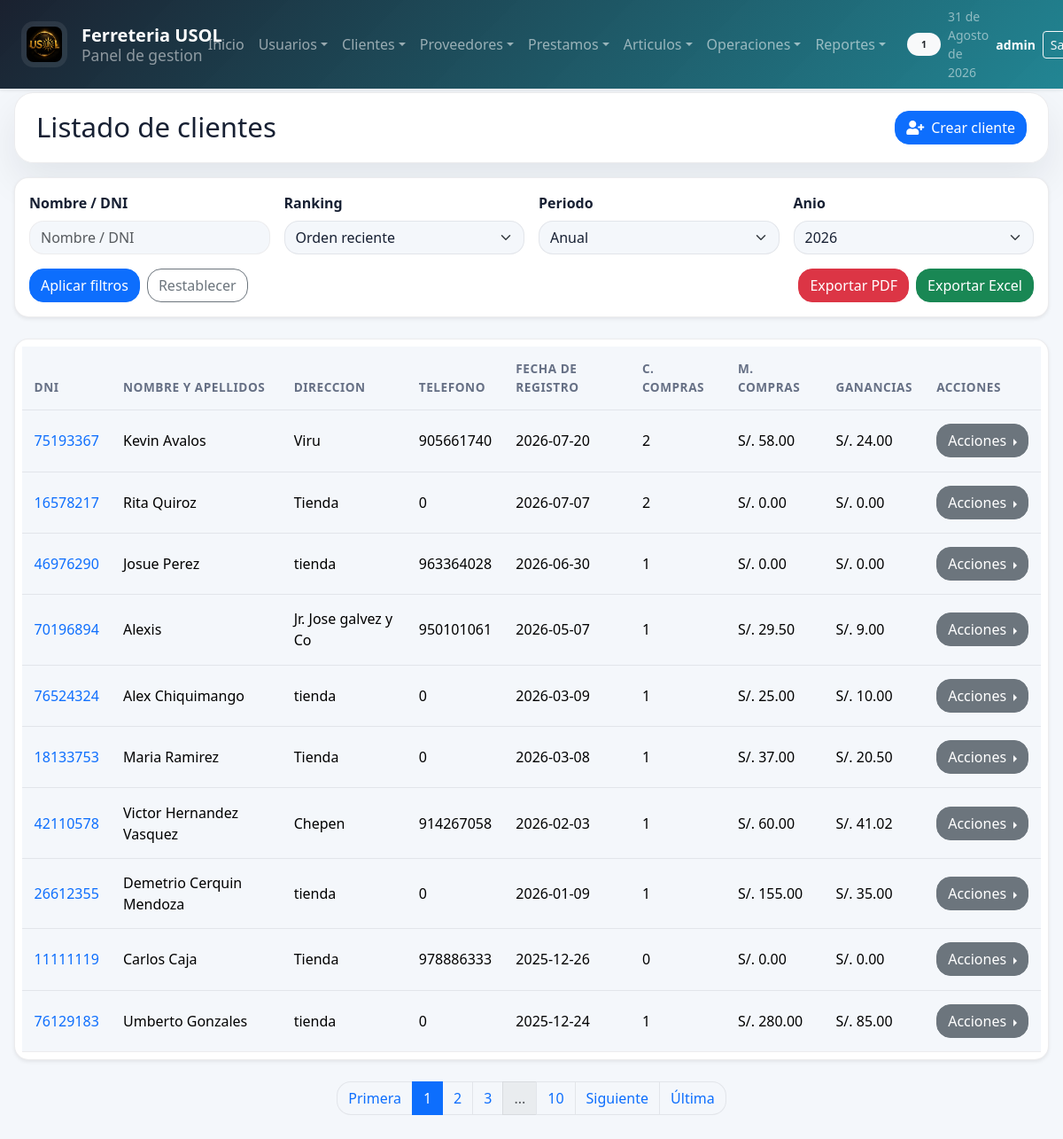
The page /sistema/clientes/lista_clientes.php (signed in) on the database its author committed.
### tables this page shows
CREATE TABLE `clientes` (
  `Id_Cliente` int(11) NOT NULL AUTO_INCREMENT,
  `Nombre` varchar(50) NOT NULL,
  `Dni` int(8) DEFAULT NULL,
  `Telefono` int(9) DEFAULT NULL,
  `direccion` varchar(50) DEFAULT NULL,
  `Fecha_Registro` date NOT NULL,
  `cantidadCompras` int(11) DEFAULT NULL,
  `montoCompras` double DEFAULT NULL,
  `gananciaGenerada` double DEFAULT NULL,
  PRIMARY KEY (`Id_Cliente`)
);

### sistema/includes/analytics.php (called while the page is built, shortened)
<?php
function analyticsGetDateFilters($source = null)
{
    $source = is_array($source) ? $source : $_GET;
    $currentYear = (int)date('Y');
    $currentMonth = date('Y-m');
    $period = isset($source['period']) ? strtolower(trim((string)$source['period'])) : 'year';
    $selectedYear = isset($source['year']) ? (int)$source['year'] : $currentYear;
    $selectedMonth = isset($source['month']) ? trim((string)$source['month']) : $currentMonth;
    $inputStart = isset($source['start_date']) ? trim((string)$source['start_date']) : '';
    $inputEnd = isset($source['end_date']) ? trim((string)$source['end_date']) : '';
    if ($period === 'month') {
        $monthDate = DateTime::createFromFormat('Y-m', $selectedMonth);
        if (!$monthDate) {
            $monthDate = DateTime::createFromFormat('Y-m', $currentMonth);
        }
        $startDate = $monthDate->format('Y-m-01');
        $endDate = $monthDate->format('Y-m-t');
        $label = strftime('%B %Y', strtotime($startDate));
    } else {
        $period = 'year';
        $startDate = sprintf('%04d-01-01', $selectedYear);
        $endDate = sprintf('%04d-12-31', $selectedYear);
        $label = 'Anio ' . $selectedYear;
    }
    $topLimit = isset($source['top_limit']) ? (int)$source['top_limit'] : 10;
    $topMetric = isset($source['top_metric']) ? trim((string)$source['top_metric']) : 'monto';
    return [
        'period' => $period,
        'year' => $selectedYear,
        'month' => $selectedMonth,
        'start_date' => $startDate,
        'end_date' => $endDate,
        'label' => ucfirst($label),
        'top_limit' => $topLimit,
        'top_metric' => $topMetric,
    ];
}
function analyticsGetYearOptions($pastYears = 5)
{
    $currentYear = (int)date('Y');
    $years = [];
    for ($year = $currentYear; $year >= ($currentYear - $pastYears); $year--) {
        $years[] = $year;
    }
    return $years;
}
function analyticsGetClientExclusionClause($alias = 'c')
{
    return "COALESCE({$alias}.Dni, 0) <> 11111111 AND TRIM(LOWER(COALESCE({$alias}.Nombre, ''))) <> 'Cliente General'";
}
function analyticsGetNonCanceledSalesClause($alias = 'v')
{
    return "LOWER(COALESCE({$alias}.Estado, '')) <> 'anulado'";
}
function analyticsBindParams($stmt, $types, array &$params)
{
    $references = [];
    $references[] = &$types;
    foreach ($params as $index => $value) {
        $references[] = &$params[$index];
    }
    call_user_func_array([$stmt, 'bind_param'], $references);
}
function analyticsFetchAll($conexionDB, $sql, $types = '', $params = [])
{
    $stmt = $conexionDB->prepare($sql);
    analyticsBindParams($stmt, $types, $params);
    if (!$stmt->execute()) {
        return [];
    }
    $result = $stmt->get_result();
    return $result ? $result->fetch_all(MYSQLI_ASSOC) : [];
}
function analyticsFetchOne($conexionDB, $sql, $types = '', $params = [])
{
    $rows = analyticsFetchAll($conexionDB, $sql, $types, $params);
    return $rows ? $rows[0] : null;
}
function analyticsGetClientsListData($conexionDB, $filters, $search = '', $sort = '', $page = 1, $resultsPerPage = 10)
{
    $page = max(1, (int)$page);
    $resultsPerPage = max(1, (int)$resultsPerPage);
    $startFrom = ($page - 1) * $resultsPerPage;
    $types = 'ss';
    $params = [
        $filters['start_date'] . ' 00:00:00',
        $filters['end_date'] . ' 23:59:59',
    ];
    $searchSql = '';
    $sortMap = [
        'cantidadCompra' => 'cantidadCompras DESC, montoCompras DESC, gananciaGenerada DESC, c.Nombre ASC',
        'mayorCompra' => 'montoCompras DESC, cantidadCompras DESC, gananciaGenerada DESC, c.Nombre ASC',
        'mayorUtilidad' => 'gananciaGenerada DESC, montoCompras DESC, cantidadCompras DESC, c.Nombre ASC',
    ];
    $orderBy = $sortMap[$sort] ?? 'c.Id_Cliente DESC';
    $activitySql = isset($sortMap[$sort]) ? ' AND (COALESCE(cv.cantidadCompras, 0) > 0 OR COALESCE(cv.montoCompras, 0) > 0 OR COALESCE(cv.gananciaGenerada, 0) > 0)' : '';
    $baseQuery = "
        FROM clientes c
        LEFT JOIN (
            SELECT v.dniCliente,
                   COUNT(v.IdVenta) AS cantidadCompras,
                   COALESCE(SUM(v.Total), 0) AS montoCompras,
                   COALESCE(SUM(v.utilidad), 0) AS gananciaGenerada
            FROM ventas v
            INNER JOIN clientes c2 ON c2.Dni = v.dniCliente
            WHERE " . analyticsGetNonCanceledSalesClause('v') . " AND " . analyticsGetClientExclusionClause('c2') . " AND v.Fecha BETWEEN ? AND ?
            GROUP BY v.dniCliente
        ) cv ON cv.dniCliente = c.Dni
        WHERE " . analyticsGetClientExclusionClause('c') . $searchSql . $activitySql;
    $countRow = analyticsFetchOne(
        $conexionDB,
        "SELECT COUNT(*) AS total {$baseQuery}",
        $types,
        $params
    );
    $rows = analyticsFetchAll(
        $conexionDB,
        "SELECT c.Id_Cliente, c.Dni, c.Nombre, c.direccion, c.Telefono, c.Fecha_Registro,
                COALESCE(c.cantidadCompras, 0) AS cantidadCompras,
                COALESCE(c.montoCompras, 0) AS montoCompras,
                COALESCE(c.gananciaGenerada, 0) AS gananciaGenerada
         {$baseQuery}
         ORDER BY {$orderBy}
         LIMIT {$startFrom}, {$resultsPerPage}",
        $types,
        $params
    );
    return [
        'rows' => $rows,
        'total_records' => isset($countRow['total']) ? (int)$countRow['total'] : 0,
    ];
}

### sistema/clientes/lista_clientes.php (the view, shortened to what this page needs)
<?php
include "../../conexion.php";
require_once __DIR__ . "/../includes/analytics.php";
include "../includes/paginador.php";
$filters = analyticsGetDateFilters($_GET);
$results_per_page = 10;
$current_page = isset($_GET['page']) ? max(1, (int)$_GET['page']) : 1;
$busquedaCliente = isset($_GET['busquedaCliente']) ? trim((string)$_GET['busquedaCliente']) : '';
$filtrosVarios = isset($_GET['filtrosVarios']) ? trim((string)$_GET['filtrosVarios']) : '';
$yearOptions = analyticsGetYearOptions();
$clientData = analyticsGetClientsListData(
    $conexionDB,
    $filters,
    $busquedaCliente,
    $filtrosVarios,
    $current_page,
    $results_per_page
);
$rows = $clientData['rows'];
?>
<!DOCTYPE html>
<html lang="es">
<head>
    <?php include "../includes/scripts_2.php"; ?>
</head>
<body>
    <?php include "../includes/header_2.php"; ?>
    <section id="container">
        <div class="title_container">
            <h1>Listado de clientes</h1>
            <a href="registro_cliente.php" class="btn_new"><i class="fas fa-user-plus"></i> Crear cliente</a>
        </div>
        <div class="header_container">
            <div class="row g-3 align-items-end">
                <div class="col-12 col-md-4 col-lg-3">
                    <label for="busquedaCliente">Nombre / DNI</label>
                    <input class="filtrosBusqueda" type="text" name="busquedaCliente" id="busquedaCliente" placeholder="Nombre / DNI" value="<?php echo htmlspecialchars($busquedaCliente); ?>">
                </div>
                <div class="col-12 col-md-4 col-lg-3">
                    <label for="filtrosVarios">Ranking</label>
                    <select class="filtrosBusqueda" name="filtrosVarios" id="filtrosVarios">
                        <option value="">Orden reciente</option>
                    </select>
                </div>
                <div class="col-12 col-md-4 col-lg-3">
                    <label for="period">Periodo</label>
                    <select class="filtrosBusqueda" name="period" id="period">
                        <option value="year" <?php echo $filters['period'] === 'year' ? 'selected' : ''; ?>>Anual</option>
                    </select>
                </div>
                <div class="analytics-period-field col-12 col-md-4 col-lg-3" data-period-target="year">
                    <label for="year">Anio</label>
                    <select class="filtrosBusqueda" name="year" id="year">
                        <?php foreach ($yearOptions as $yearOption) { ?>
                            <option value="<?php echo $yearOption; ?>" <?php echo (int)$filters['year'] === (int)$yearOption ? 'selected' : ''; ?>><?php echo $yearOption; ?></option>
                        <?php } ?>
                    </select>
                </div>
                <div class="col-12 col-md-4 col-lg-3">
                    <div class="d-flex gap-2">
                        <button type="button" class="btn btn-primary" onclick="buscarCliente()">Aplicar filtros</button>
                        <a class="btn btn-outline-secondary" href="lista_clientes.php">Restablecer</a>
                    </div>
                </div>
                <div class="col-12 col-md-4 col-lg-4 ms-lg-auto">
                    <div class="d-flex gap-2 justify-content-md-end">
                        <button class="btn btn-danger" type="button" onclick="exportarClientesPDF()">Exportar PDF</button>
                        <button class="btn btn-success" type="button" onclick="exportarClientesEXCEL()">Exportar Excel</button>
                    </div>
                </div>
            </div>
        </div>
        <div class="containerTable">
            <table id="tablaClientes">
                <thead>
                    <tr>
                        <th>DNI</th>
                        <th>Nombre y apellidos</th>
                        <th>Direccion</th>
                        <th>Telefono</th>
                        <th>Fecha de registro</th>
                        <th>C. compras</th>
                        <?php if($_SESSION['rol'] == 1){ ?>
                            <th>M. compras</th>
                            <th>Ganancias</th>
                            <th>Acciones</th>
                        <?php } ?>
                    </tr>
                </thead>
                <tbody>
                    <?php if ($rows) { ?>
                        <?php foreach ($rows as $data) { ?>
                            <tr>
                                <td><a href="../operaciones/venta_articulo.php?dni=<?php echo $data['Dni']; ?>"><?php echo $data['Dni']; ?></a></td>
                                <td><?php echo htmlspecialchars($data['Nombre']); ?></td>
                                <td><?php echo htmlspecialchars($data['direccion']); ?></td>
                                <td><?php echo htmlspecialchars((string)$data['Telefono']); ?></td>
                                <td><?php echo htmlspecialchars($data['Fecha_Registro']); ?></td>
                                <td><?php echo (int)$data['cantidadCompras']; ?></td>
                                <?php if($_SESSION['rol'] == 1){ ?>
                                    <td>S/. <?php echo number_format((float)$data['montoCompras'], 2); ?></td>
                                    <td>S/. <?php echo number_format((float)$data['gananciaGenerada'], 2); ?></td>
                                    <td>
                                        <div class="btn-group dropend">
                                            <button class="btn btn-secondary dropdown-toggle" type="button" data-bs-toggle="dropdown" aria-expanded="false">
                                                Acciones
                                            </button>
                                        </div>
                                    </td>
                                <?php } ?>
                            </tr>
                        <?php } ?>
                    <?php } else { ?>
                        <tr><td colspan="9">No se encontraron clientes para el periodo seleccionado.</td></tr>
                    <?php } ?>
                </tbody>
            </table>
        </div>
    </section>
</body>
</html>

### rows shown on the page
clientes: Dni "75193367", Nombre "Kevin Avalos", direccion "Viru", Telefono "905661740", Fecha_Registro "2026-07-20", cantidadCompras "2", montoCompras "58.00", gananciaGenerada "24.00"
clientes: Dni "16578217", Nombre "Rita Quiroz", direccion "Tienda", Telefono "0", Fecha_Registro "2026-07-07", cantidadCompras "2", montoCompras "0.00", gananciaGenerada "0.00"
clientes: Dni "46976290", Nombre "Josue Perez", direccion "tienda", Telefono "963364028", Fecha_Registro "2026-06-30", cantidadCompras "1", montoCompras "0.00", gananciaGenerada "0.00"
clientes: Dni "70196894", Nombre "Alexis", direccion "Jr. Jose galvez y Co", Telefono "950101061", Fecha_Registro "2026-05-07", cantidadCompras "1", montoCompras "29.50", gananciaGenerada "9.00"
clientes: Dni "76524324", Nombre "Alex Chiquimango", direccion "tienda", Telefono "0", Fecha_Registro "2026-03-09", cantidadCompras "1", montoCompras "25.00", gananciaGenerada "10.00"
clientes: Dni "18133753", Nombre "Maria Ramirez", direccion "Tienda", Telefono "0", Fecha_Registro "2026-03-08", cantidadCompras "1", montoCompras "37.00", gananciaGenerada "20.50"
clientes: Dni "42110578", Nombre "Victor Hernandez Vasquez", direccion "Chepen", Telefono "914267058", Fecha_Registro "2026-02-03", cantidadCompras "1", montoCompras "60.00", gananciaGenerada "41.02"
clientes: Dni "26612355", Nombre "Demetrio Cerquin Mendoza", direccion "tienda", Telefono "0", Fecha_Registro "2026-01-09", cantidadCompras "1", montoCompras "155.00", gananciaGenerada "35.00"
clientes: Dni "11111119", Nombre "Carlos Caja", direccion "Tienda", Telefono "978886333", Fecha_Registro "2025-12-26", cantidadCompras "0", montoCompras "0.00", gananciaGenerada "0.00"
clientes: Dni "76129183", Nombre "Umberto Gonzales", direccion "tienda", Telefono "0", Fecha_Registro "2025-12-24", cantidadCompras "1", montoCompras "280.00", gananciaGenerada "85.00"

### other values the page prints
$_SESSION['rol_name'] "1"
fechaC() "31 de Agosto de 2026"
$_SESSION['user'] "admin"
$total_pages "10"
form field year "2026"
